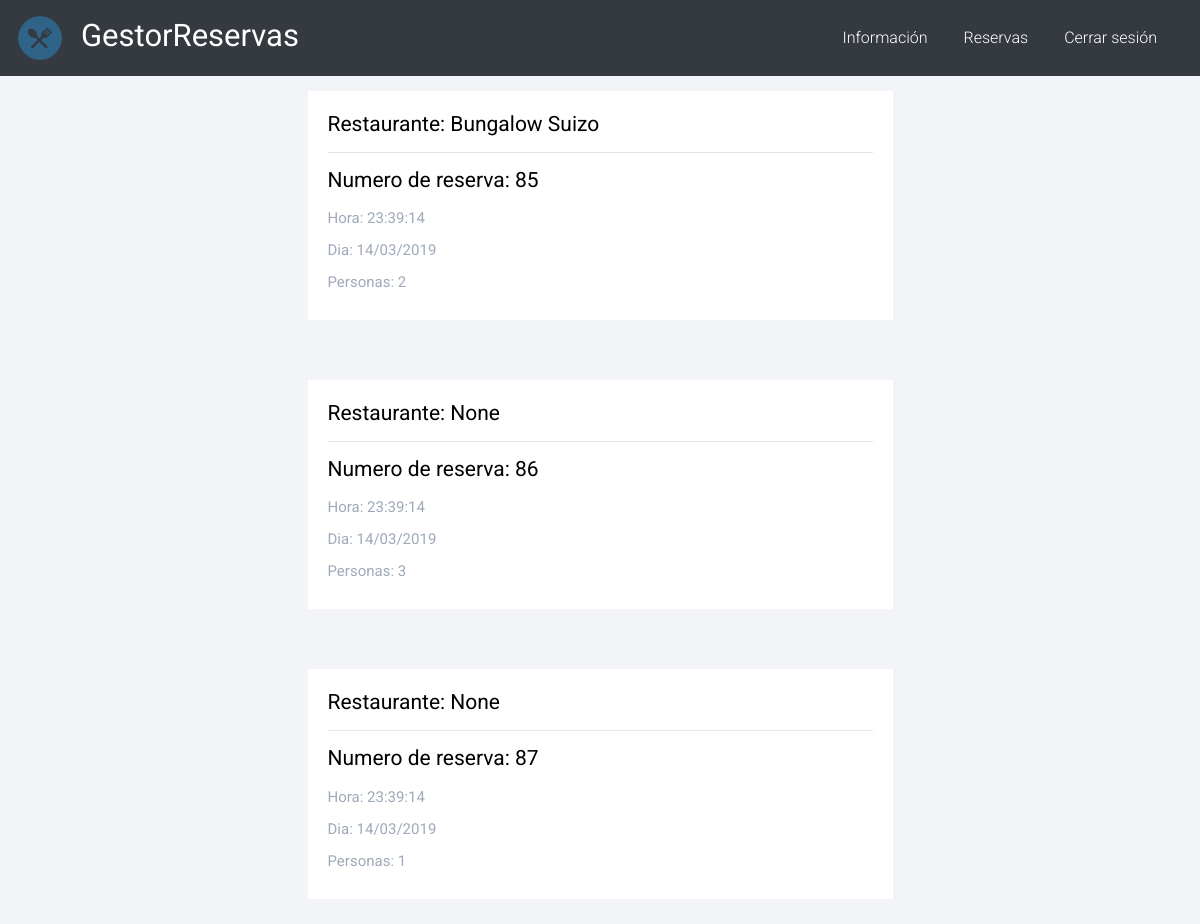
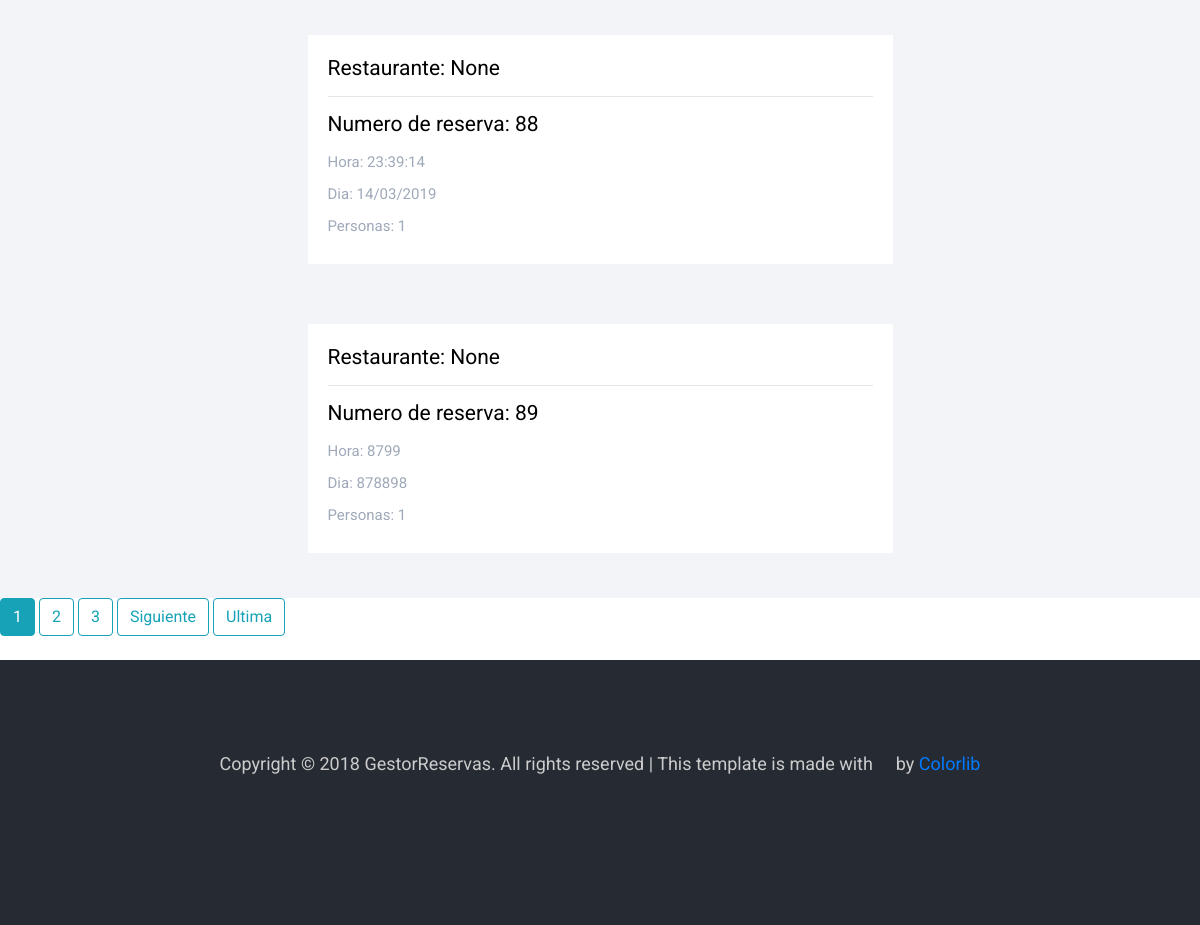
/reservas/ (signed in), run on the app's committed database (2 pictures, top to bottom).
### listado/models.py (models this page shows, shortened)
class Reserva(models.Model):
    User= models.ForeignKey(User, on_delete=models.CASCADE, blank=True, null=True)
    restaurante = models.ForeignKey(restaurante, on_delete=models.CASCADE, blank=True, null=True)
    nombre = models.CharField(max_length=100)
    apellido = models.CharField(max_length=100)
    telefono = models.IntegerField(default=1)
    email = models.EmailField(max_length=100)
    personas = models.IntegerField(default=1)
    dia = models.CharField(max_length=100)
    hora = models.CharField(max_length=100)
    mesa= models.IntegerField(null=True)
    class Meta:
      get_latest_by = 'mesa'

class restaurante(models.Model):
    OPCIONES = (
         ('Si', 'Si'),
         ('No', 'No'),
     )
    TIPOCOMIDA = (
        ('Vegana', 'Vegana'),
        ('Pastas', 'Pastas'),
        ('Parrilla', 'Parrilla'),
    )
    id = models.IntegerField(primary_key=True)
    image = models.ImageField(default='default.jpg', upload_to='restaurant_pics')
    nombre = models.CharField(max_length=100)
    rating = models.IntegerField(null=True)
    ubicacion = models.CharField(max_length=200)
    horarios = models.CharField(max_length=100)
    telefono_restaurante = models.CharField(max_length=100)
    email_restaurante = models.EmailField(max_length=100)
    fumar = models.CharField(max_length=20, choices=OPCIONES)
    wifi = models.CharField(max_length=20, choices=OPCIONES)
    estacionamiento = models.CharField(max_length=20, choices=OPCIONES)
    tarjetas = models.CharField(max_length=20, choices=OPCIONES)
    tipoComida = models.CharField(max_length=100, choices=TIPOCOMIDA)
    comentarios = models.TextField(max_length=500)
    mesa= models.IntegerField(null=True)
    def __str__(self):
        return self.nombre

### reservas/views.py (the view)
# urls.py: path('', ReservaListView.as_view(), name='reservas'),
class ReservaListView(ListView):
    template_name = 'reservas/opciones.html'
    context_object_name = 'reservas'
    paginate_by = 5
    ordering = ['-id']
    def get_queryset(self):
        return Reserva.objects.filter(User=self.request.user)

### reservas/templates/reservas/opciones.html (shortened to what this page needs)
{% extends 'home/base.html' %}
{% load static %}
{% block content %}
<section>
{% for reserva in reservas %}
<div class="row light-bg detail-options-wrap justify-content-center">
    <div class="col-sm-6 col-lg-12 col-xl-6 featured-responsive">
        <div class="featured-place-wrap">
            <a href="{% url 'reserva-detalles' pk=reserva.pk %}">
                <div class="featured-title-box">
                    <h6>Restaurante: {{reserva.restaurante}}
                        <hr>
                        Numero de reserva: {{reserva.pk}}
                    </h6>
                    <ul>
                        <li>
                            <p>Hora: {{reserva.hora}}</p>
                        </li>
                        <li>
                            <p>Dia: {{reserva.dia}}</p>
                        </li>
                        <li>
                            <p>Personas: {{reserva.personas}}</p>
                        </li>
                    </ul>
                </div>
            </a>
        </div>
    </div>
</div>
<div class="justify-content-center">
        {% endfor %}
        {% if is_paginated %}
            {% for num in page_obj.paginator.page_range %}
                {% if page_obj.number == num %}
                    <a class="btn btn-info mb-4" href="?page={{num}}"> {{ num }}</a>
                {% elif num > page_obj.number|add:'-3' and num < page_obj.number|add:'3' %}
                    <a class="btn btn-outline-info mb-4" href="?page={{num}}"> {{ num }}</a>
                {% endif %}
            {% endfor %}
            {% if page_obj.has_next %}
                <a class="btn btn-outline-info mb-4" href="?page={{ page_obj.next_page_number}}"> Siguiente</a>
                <a class="btn btn-outline-info mb-4" href="?page={{ page_obj.paginator.num_pages}}"> Ultima </a>
            {% endif %}
        {% endif %}
</div>
</section>
{% endblock %}

### gestor/static/css/style.css (style rules this page uses)
body { font-family: 'Roboto', sans-serif; }
h6 { font-size: 21px; font-weight: 400; }
p { font-size: 15px; }
.light-bg { background: #f3f4f7; }
.featured-place-wrap { background: #fff; margin: 0 0 30px; -webkit-transition: all 0.5s ease; -o-transition: all 0.5s ease; transition: all 0.5s ease; position: relative; }
.featured-place-wrap a { display: block; text-decoration: none; color: #000; }
.featured-title-box { padding: 22px 20px; }
.featured-title-box h6 { overflow: hidden; white-space: nowrap; -o-text-overflow: ellipsis; text-overflow: ellipsis; margin-bottom: 5px; }
.featured-title-box p { color: #9fa9b9; display: inline-block; margin: 0; }
.featured-title-box ul { padding: 0; margin: 10px 0 0; }
.featured-title-box ul li { list-style: none; color: #737882; line-height: 2; }
.featured-title-box ul li p { margin: 0; }
.detail-options-wrap { padding: 15px 0; }

### data on the page
Reserva: restaurante "Bungalow Suizo", pk "85", hora "23:39:14", dia "14/03/2019", personas "2"
Reserva: restaurante "None", pk "86", hora "23:39:14", dia "14/03/2019", personas "3"
Reserva: restaurante "None", pk "87", hora "23:39:14", dia "14/03/2019", personas "1"
Reserva: restaurante "None", pk "88", hora "23:39:14", dia "14/03/2019", personas "1"
Reserva: restaurante "None", pk "89", hora "8799", dia "878898", personas "1"

### other printed values
{{ num }} "1"
{{ num }} "2" "3"
